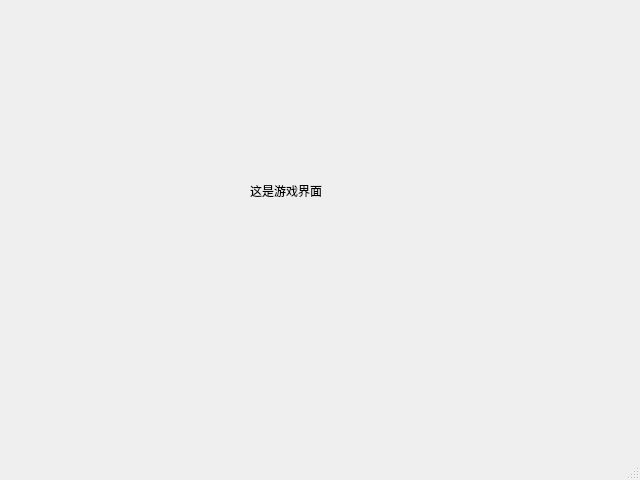
<?xml version="1.0" encoding="UTF-8"?>
<ui version="4.0">
 <class>GameWindow</class>
 <widget class="QMainWindow" name="GameWindow">
  <property name="geometry">
   <rect>
    <x>0</x>
    <y>0</y>
    <width>640</width>
    <height>480</height>
   </rect>
  </property>
  <property name="windowTitle">
   <string>MainWindow</string>
  </property>
  <widget class="QWidget" name="centralwidget">
   <widget class="QLabel" name="label">
    <property name="geometry">
     <rect>
      <x>250</x>
      <y>140</y>
      <width>191</width>
      <height>101</height>
     </rect>
    </property>
    <property name="text">
     <string>这是游戏界面</string>
    </property>
   </widget>
  </widget>
  <widget class="QMenuBar" name="menubar">
   <property name="geometry">
    <rect>
     <x>0</x>
     <y>0</y>
     <width>640</width>
     <height>21</height>
    </rect>
   </property>
  </widget>
  <widget class="QStatusBar" name="statusbar"/>
 </widget>
 <resources/>
 <connections/>
</ui>
